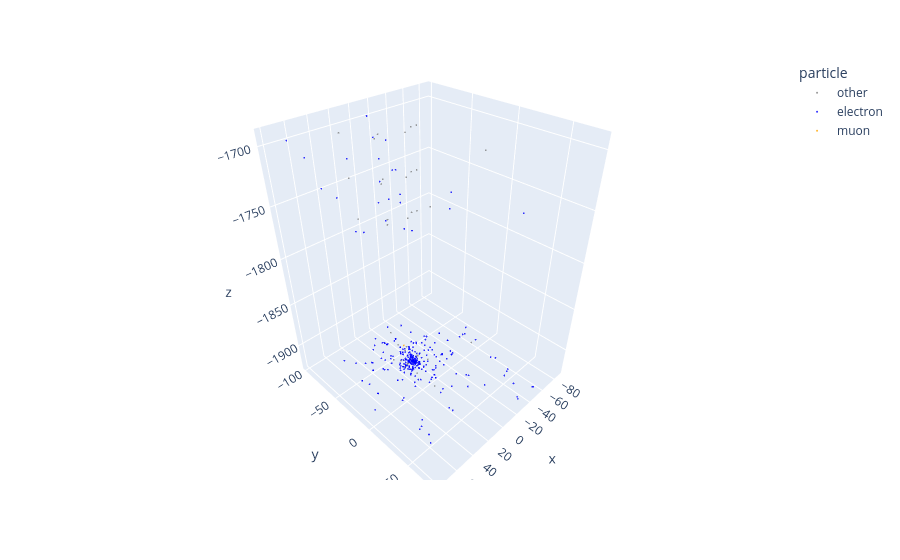

The code cell stored with this chart in its notebook:
### Code cell
import plotly.express as px
!pip install --upgrade nbformat ipython ipykernel

fig = px.scatter_3d(
    long_df,
    x="x",
    y="y",
    z="z",
    color="particle",
    color_discrete_map={
        "electron": "blue",
        "muon": "orange",
        "tau": "purple",
        "other": "gray"
    },
    opacity=0.8,
    hover_name="name"
)

fig.update_traces(marker=dict(size=1))
fig.show()

### Figure 1 — Plotly figure (JSON) as saved in the notebook; plotly's stock layout.template omitted (floating-point values rounded to 4 significant figures; data arrays with more than 128 entries replaced by an {"elided": "..."} marker saying what was removed)
{"data": [{"hovertemplate": "<b>%{hovertext}</b><br><br>particle=other<br>x=%{x}<br>y=%{y}<br>z=%{z}<extra></extra>", "hovertext": ["p", "pi+", "p", "p", "p", "p", "p", "p", "pi+", "pi+", "pi-", "pi+", "pi+", "pi+", "pi+", "pi+", "pi+", "pi+", "pi+", "pi-", "pi-", "pi-", "pi-", "pi-", "pi-", "p", "pi-", "pi-", "pi-", "pi-", "pi-", "pi+", "pi+", "pi-", "p", "p", "p", "p", "K+"], "legendgroup": "other", "marker": {"color": "gray", "opacity": 0.8, "size": 1, "symbol": "circle"}, "mode": "markers", "name": "other", "scene": "scene", "showlegend": true, "type": "scatter3d", "x": [10.58, 15.91, -26.27, -86.72, 11.77, 19.97, 21.96, 23.96, -3.081, -4.1, -6.866, -0.0232, -8.114, -9.903, -11.71, 10.98, 14.31, 15.37, 16.41, 4.511, 0.8712, 0.06, -0.772, -55.75, -6.742, 0.9128, -1.812, -13.13, -15.29, -17.43, 13.43, 5.946, 13.29, 0.2056, 17.64, 30.8, 33.05, 35.27, 13.02], "y": [-29.95, -28.42, -35.69, -27.37, -29.72, -38.31, -40.55, -42.78, -30.75, -48.21, -19.89, -33.69, -39.75, -41.03, -42.28, -36.38, -44.77, -46.43, -48.1, -30.63, -34.83, -35.78, -36.74, -5.391, -75.59, -45.11, -31.52, -38.5, -40.21, -41.89, -14.12, -9.974, -37.72, -56.35, -43.54, -62.51, -66.59, -70.67, 9.383], "z": [-1924.0, -1924.0, -1766.0, -1730.0, -1924.0, -1766.0, -1730.0, -1694.0, -1924.0, -1924.0, -1924.0, -1924.0, -1766.0, -1730.0, -1694.0, -1924.0, -1766.0, -1730.0, -1694.0, -1924.0, -1766.0, -1730.0, -1694.0, -1924.0, -1924.0, -1924.0, -1924.0, -1766.0, -1730.0, -1694.0, -1924.0, -1924.0, -1924.0, -1924.0, -1924.0, -1766.0, -1730.0, -1694.0, -1924.0]}, {"hovertemplate": "<b>%{hovertext}</b><br><br>particle=electron<br>x=%{x}<br>y=%{y}<br>z=%{z}<extra></extra>", "hovertext": {"elided": "318 str values"}, "legendgroup": "electron", "marker": {"color": "blue", "opacity": 0.8, "size": 1, "symbol": "circle"}, "mode": "markers", "name": "electron", "scene": "scene", "showlegend": true, "type": "scatter3d", "x": {"elided": "318 float values"}, "y": {"elided": "318 float values"}, "z": {"elided": "318 float values"}}, {"hovertemplate": "<b>%{hovertext}</b><br><br>particle=muon<br>x=%{x}<br>y=%{y}<br>z=%{z}<extra></extra>", "hovertext": ["mu+"], "legendgroup": "muon", "marker": {"color": "orange", "opacity": 0.8, "size": 1, "symbol": "circle"}, "mode": "markers", "name": "muon", "scene": "scene", "showlegend": true, "type": "scatter3d", "x": [-3.372], "y": [-51.56], "z": [-1924.0]}], "layout": {"legend": {"title": {"text": "particle"}, "tracegroupgap": 0}, "margin": {"t": 60}, "scene": {"domain": {"x": [0, 1], "y": [0, 1]}, "xaxis": {"title": {"text": "x"}}, "yaxis": {"title": {"text": "y"}}, "zaxis": {"title": {"text": "z"}}}}}
